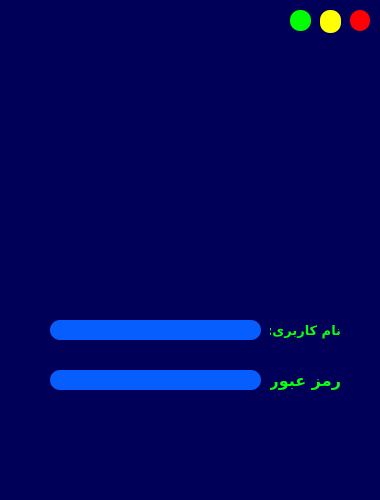
<?xml version="1.0" encoding="UTF-8"?>
<ui version="4.0">
 <class>MainWindow</class>
 <widget class="QMainWindow" name="MainWindow">
  <property name="geometry">
   <rect>
    <x>0</x>
    <y>0</y>
    <width>380</width>
    <height>500</height>
   </rect>
  </property>
  <property name="sizePolicy">
   <sizepolicy hsizetype="Minimum" vsizetype="Minimum">
    <horstretch>0</horstretch>
    <verstretch>0</verstretch>
   </sizepolicy>
  </property>
  <property name="minimumSize">
   <size>
    <width>380</width>
    <height>500</height>
   </size>
  </property>
  <property name="maximumSize">
   <size>
    <width>380</width>
    <height>500</height>
   </size>
  </property>
  <property name="windowTitle">
   <string>MainWindow</string>
  </property>
  <property name="windowIcon">
   <iconset>
    <normaloff>../../Pictures/icons/password_page_icon-removebg-preview.png</normaloff>
    <normalon>../../Pictures/icons/password_page_icon-removebg-preview.png</normalon>../../Pictures/icons/password_page_icon-removebg-preview.png</iconset>
  </property>
  <property name="autoFillBackground">
   <bool>false</bool>
  </property>
  <property name="styleSheet">
   <string notr="true">background-color: rgb(0, 0, 89);
border-radius: 20px;</string>
  </property>
  <widget class="QWidget" name="main_frame">
   <property name="maximumSize">
    <size>
     <width>1000</width>
     <height>1000</height>
    </size>
   </property>
   <property name="styleSheet">
    <string notr="true">border-radius: 20px;</string>
   </property>
   <widget class="QFrame" name="login_container">
    <property name="geometry">
     <rect>
      <x>10</x>
      <y>0</y>
      <width>361</width>
      <height>491</height>
     </rect>
    </property>
    <property name="frameShape">
     <enum>QFrame::StyledPanel</enum>
    </property>
    <property name="frameShadow">
     <enum>QFrame::Raised</enum>
    </property>
    <widget class="QFrame" name="picture_frame">
     <property name="geometry">
      <rect>
       <x>0</x>
       <y>10</y>
       <width>361</width>
       <height>261</height>
      </rect>
     </property>
     <property name="frameShape">
      <enum>QFrame::NoFrame</enum>
     </property>
     <property name="frameShadow">
      <enum>QFrame::Raised</enum>
     </property>
     <widget class="QLabel" name="picture_label">
      <property name="geometry">
       <rect>
        <x>10</x>
        <y>40</y>
        <width>321</width>
        <height>241</height>
       </rect>
      </property>
      <property name="text">
       <string/>
      </property>
      <property name="pixmap">
       <pixmap>../../Pictures/icons/login photo 2.png</pixmap>
      </property>
      <property name="scaledContents">
       <bool>true</bool>
      </property>
     </widget>
     <widget class="QFrame" name="frame">
      <property name="geometry">
       <rect>
        <x>280</x>
        <y>0</y>
        <width>81</width>
        <height>31</height>
       </rect>
      </property>
      <property name="frameShape">
       <enum>QFrame::StyledPanel</enum>
      </property>
      <property name="frameShadow">
       <enum>QFrame::Raised</enum>
      </property>
      <widget class="QPushButton" name="window_maxsimize">
       <property name="geometry">
        <rect>
         <x>0</x>
         <y>0</y>
         <width>21</width>
         <height>21</height>
        </rect>
       </property>
       <property name="cursor">
        <cursorShape>PointingHandCursor</cursorShape>
       </property>
       <property name="styleSheet">
        <string notr="true">background-color: rgb(0, 255, 0);
border-radius: 10px;</string>
       </property>
       <property name="text">
        <string/>
       </property>
      </widget>
      <widget class="QPushButton" name="window_minimize">
       <property name="geometry">
        <rect>
         <x>30</x>
         <y>0</y>
         <width>21</width>
         <height>23</height>
        </rect>
       </property>
       <property name="cursor">
        <cursorShape>PointingHandCursor</cursorShape>
       </property>
       <property name="styleSheet">
        <string notr="true">background-color: rgb(255, 255, 0);
border-radius: 10px;</string>
       </property>
       <property name="text">
        <string/>
       </property>
      </widget>
      <widget class="QPushButton" name="window_closer">
       <property name="geometry">
        <rect>
         <x>60</x>
         <y>0</y>
         <width>20</width>
         <height>21</height>
        </rect>
       </property>
       <property name="cursor">
        <cursorShape>PointingHandCursor</cursorShape>
       </property>
       <property name="styleSheet">
        <string notr="true">background-color: rgb(255, 0, 4);
border-radius: 10px;</string>
       </property>
       <property name="text">
        <string/>
       </property>
      </widget>
     </widget>
    </widget>
    <widget class="QFrame" name="boxes_frame">
     <property name="geometry">
      <rect>
       <x>10</x>
       <y>300</y>
       <width>341</width>
       <height>171</height>
      </rect>
     </property>
     <property name="font">
      <font>
       <family>Fixedsys</family>
       <weight>50</weight>
       <bold>false</bold>
      </font>
     </property>
     <property name="styleSheet">
      <string notr="true">border-radius: 30px


</string>
     </property>
     <property name="frameShape">
      <enum>QFrame::StyledPanel</enum>
     </property>
     <property name="frameShadow">
      <enum>QFrame::Raised</enum>
     </property>
     <widget class="QPushButton" name="login_button">
      <property name="enabled">
       <bool>true</bool>
      </property>
      <property name="geometry">
       <rect>
        <x>80</x>
        <y>110</y>
        <width>61</width>
        <height>61</height>
       </rect>
      </property>
      <property name="cursor">
       <cursorShape>PointingHandCursor</cursorShape>
      </property>
      <property name="mouseTracking">
       <bool>false</bool>
      </property>
      <property name="tabletTracking">
       <bool>true</bool>
      </property>
      <property name="acceptDrops">
       <bool>false</bool>
      </property>
      <property name="autoFillBackground">
       <bool>false</bool>
      </property>
      <property name="styleSheet">
       <string notr="true">
border_radius: 100px;			

color: qlineargradient(spread:pad, x1:0, y1:0, x2:1, y2:0, stop:0 rgba(0, 0, 0, 255), stop:1 rgba(255, 255, 255, 255));</string>
      </property>
      <property name="text">
       <string/>
      </property>
      <property name="icon">
       <iconset>
        <normaloff>../../Pictures/icons/login_button_icon3-removebg-preview.png</normaloff>../../Pictures/icons/login_button_icon3-removebg-preview.png</iconset>
      </property>
      <property name="iconSize">
       <size>
        <width>69</width>
        <height>79</height>
       </size>
      </property>
      <property name="autoDefault">
       <bool>false</bool>
      </property>
      <property name="default">
       <bool>false</bool>
      </property>
      <property name="flat">
       <bool>false</bool>
      </property>
     </widget>
     <widget class="QLineEdit" name="username_line">
      <property name="geometry">
       <rect>
        <x>30</x>
        <y>20</y>
        <width>211</width>
        <height>20</height>
       </rect>
      </property>
      <property name="styleSheet">
       <string notr="true">background-color: rgb(7, 94, 255);
border-radius: 10px;</string>
      </property>
     </widget>
     <widget class="QLineEdit" name="password_line">
      <property name="geometry">
       <rect>
        <x>30</x>
        <y>70</y>
        <width>211</width>
        <height>20</height>
       </rect>
      </property>
      <property name="styleSheet">
       <string notr="true">background-color: rgb(7, 94, 255);
border-radius: 10px;</string>
      </property>
     </widget>
     <widget class="QLabel" name="username_label">
      <property name="geometry">
       <rect>
        <x>250</x>
        <y>20</y>
        <width>71</width>
        <height>20</height>
       </rect>
      </property>
      <property name="font">
       <font>
        <family>Arial Black</family>
        <pointsize>10</pointsize>
        <weight>75</weight>
        <bold>true</bold>
       </font>
      </property>
      <property name="cursor">
       <cursorShape>PointingHandCursor</cursorShape>
      </property>
      <property name="styleSheet">
       <string notr="true">color: rgb(12, 255, 12);</string>
      </property>
      <property name="text">
       <string>نام کاربری:</string>
      </property>
     </widget>
     <widget class="QLabel" name="password_label">
      <property name="geometry">
       <rect>
        <x>250</x>
        <y>70</y>
        <width>71</width>
        <height>21</height>
       </rect>
      </property>
      <property name="font">
       <font>
        <family>Arial Black</family>
        <pointsize>12</pointsize>
        <weight>75</weight>
        <bold>true</bold>
       </font>
      </property>
      <property name="styleSheet">
       <string notr="true">color: rgb(12, 255, 12);</string>
      </property>
      <property name="text">
       <string>رمز عبور:</string>
      </property>
     </widget>
    </widget>
   </widget>
  </widget>
  <widget class="QStatusBar" name="statusbar"/>
 </widget>
 <resources/>
 <connections>
  <connection>
   <sender>window_maxsimize</sender>
   <signal>clicked()</signal>
   <receiver>MainWindow</receiver>
   <slot>showMaximized()</slot>
   <hints>
    <hint type="sourcelabel">
     <x>300</x>
     <y>20</y>
    </hint>
    <hint type="destinationlabel">
     <x>190</x>
     <y>260</y>
    </hint>
   </hints>
  </connection>
  <connection>
   <sender>window_minimize</sender>
   <signal>clicked()</signal>
   <receiver>MainWindow</receiver>
   <slot>showMinimized()</slot>
   <hints>
    <hint type="sourcelabel">
     <x>330</x>
     <y>21</y>
    </hint>
    <hint type="destinationlabel">
     <x>190</x>
     <y>260</y>
    </hint>
   </hints>
  </connection>
  <connection>
   <sender>window_closer</sender>
   <signal>clicked()</signal>
   <receiver>MainWindow</receiver>
   <slot>close()</slot>
   <hints>
    <hint type="sourcelabel">
     <x>359</x>
     <y>20</y>
    </hint>
    <hint type="destinationlabel">
     <x>189</x>
     <y>257</y>
    </hint>
   </hints>
  </connection>
 </connections>
</ui>
